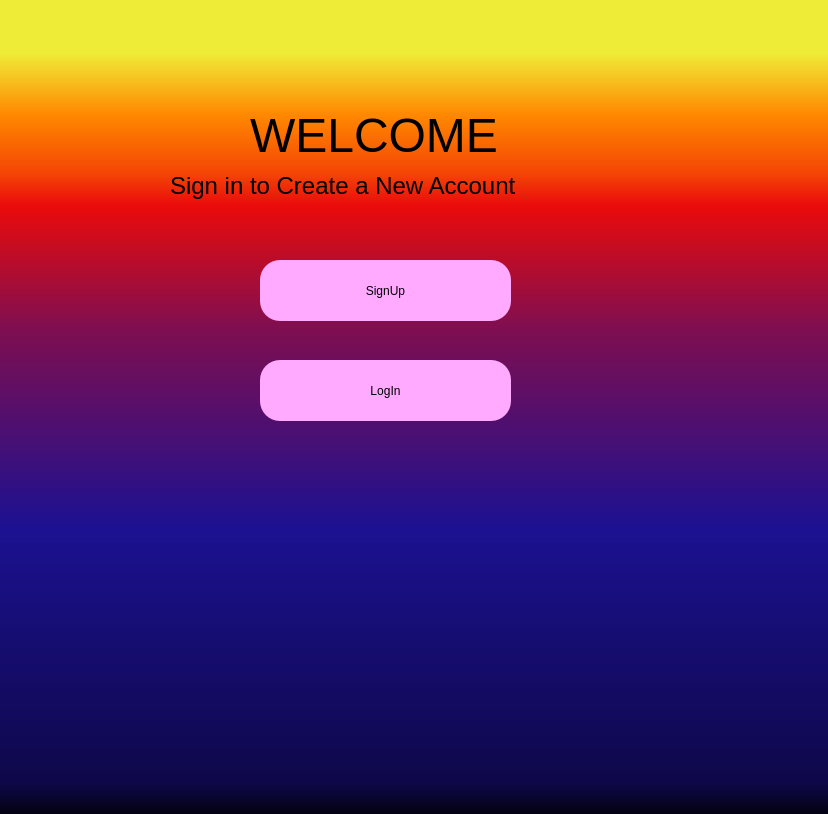
<?xml version="1.0" encoding="UTF-8"?>
<ui version="4.0">
 <class>Dialog</class>
 <widget class="QDialog" name="Dialog">
  <property name="geometry">
   <rect>
    <x>0</x>
    <y>0</y>
    <width>828</width>
    <height>814</height>
   </rect>
  </property>
  <property name="cursor">
   <cursorShape>ArrowCursor</cursorShape>
  </property>
  <property name="mouseTracking">
   <bool>false</bool>
  </property>
  <property name="windowTitle">
   <string>Dialog</string>
  </property>
  <property name="toolTipDuration">
   <number>58</number>
  </property>
  <property name="styleSheet">
   <string notr="true">background-color:rgb(255, 255, 255)</string>
  </property>
  <property name="sizeGripEnabled">
   <bool>false</bool>
  </property>
  <property name="modal">
   <bool>false</bool>
  </property>
  <widget class="QWidget" name="bgwidget" native="true">
   <property name="geometry">
    <rect>
     <x>0</x>
     <y>0</y>
     <width>831</width>
     <height>821</height>
    </rect>
   </property>
   <property name="styleSheet">
    <string notr="true">QWidget#bgwidget{
background-color: qlineargradient(spread:pad, x1:0, y1:1, x2:0, y2:0, stop:0 rgba(0, 0, 0, 255), stop:0.05 rgba(14, 8, 73, 255), stop:0.36 rgba(28, 17, 145, 255), stop:0.6 rgba(126, 14, 81, 255), stop:0.75 rgba(234, 11, 11, 255), stop:0.79 rgba(244, 70, 5, 255), stop:0.86 rgba(255, 136, 0, 255), stop:0.935 rgba(239, 236, 55, 255));}</string>
   </property>
   <widget class="QLabel" name="label">
    <property name="geometry">
     <rect>
      <x>250</x>
      <y>70</y>
      <width>281</width>
      <height>131</height>
     </rect>
    </property>
    <property name="font">
     <font>
      <pointsize>36</pointsize>
     </font>
    </property>
    <property name="autoFillBackground">
     <bool>false</bool>
    </property>
    <property name="styleSheet">
     <string notr="true">background-color:rgba(0,0,0,0);</string>
    </property>
    <property name="text">
     <string>WELCOME</string>
    </property>
   </widget>
   <widget class="QLabel" name="label_2">
    <property name="geometry">
     <rect>
      <x>170</x>
      <y>170</y>
      <width>441</width>
      <height>31</height>
     </rect>
    </property>
    <property name="font">
     <font>
      <family>MS Shell Dlg 2</family>
      <pointsize>18</pointsize>
      <weight>50</weight>
      <italic>false</italic>
      <bold>false</bold>
     </font>
    </property>
    <property name="autoFillBackground">
     <bool>false</bool>
    </property>
    <property name="styleSheet">
     <string notr="true">background-color:rgba(0,0,0,0);
font: 18pt &quot;MS Shell Dlg 2&quot;;</string>
    </property>
    <property name="text">
     <string>Sign in to Create a New Account</string>
    </property>
   </widget>
   <widget class="QPushButton" name="signup">
    <property name="geometry">
     <rect>
      <x>260</x>
      <y>260</y>
      <width>251</width>
      <height>61</height>
     </rect>
    </property>
    <property name="styleSheet">
     <string notr="true">font: 16pt &quot;MS Shell Dlg 2&quot;;
background-color: rgb(255, 170, 255);
border-radius:20px;</string>
    </property>
    <property name="text">
     <string>SignUp</string>
    </property>
   </widget>
   <widget class="QPushButton" name="login">
    <property name="geometry">
     <rect>
      <x>260</x>
      <y>360</y>
      <width>251</width>
      <height>61</height>
     </rect>
    </property>
    <property name="styleSheet">
     <string notr="true">font: 16pt &quot;MS Shell Dlg 2&quot;;
background-color: rgb(255, 170, 255);
border-radius:20px;</string>
    </property>
    <property name="text">
     <string>LogIn</string>
    </property>
   </widget>
  </widget>
 </widget>
 <resources/>
 <connections/>
</ui>
